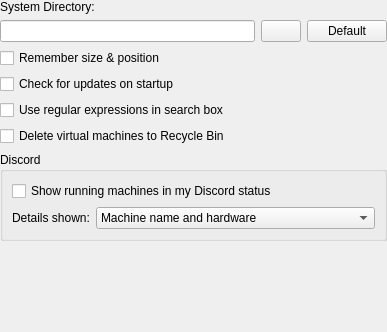
<?xml version="1.0" encoding="UTF-8"?>
<ui version="4.0">
 <class>PreferencesManager</class>
 <widget class="QWidget" name="PreferencesManager">
  <property name="geometry">
   <rect>
    <x>0</x>
    <y>0</y>
    <width>387</width>
    <height>332</height>
   </rect>
  </property>
  <property name="windowTitle">
   <string>Form</string>
  </property>
  <layout class="QVBoxLayout" name="verticalLayout">
   <property name="leftMargin">
    <number>0</number>
   </property>
   <property name="topMargin">
    <number>0</number>
   </property>
   <property name="rightMargin">
    <number>0</number>
   </property>
   <property name="bottomMargin">
    <number>0</number>
   </property>
   <item>
    <widget class="QLabel" name="labelSystemDir">
     <property name="text">
      <string>System Directory:</string>
     </property>
    </widget>
   </item>
   <item>
    <layout class="QHBoxLayout" name="horizontalLayoutSystemDir">
     <item>
      <widget class="QLineEdit" name="systemDirectory">
       <property name="sizePolicy">
        <sizepolicy hsizetype="Expanding" vsizetype="Fixed">
         <horstretch>0</horstretch>
         <verstretch>0</verstretch>
        </sizepolicy>
       </property>
       <property name="readOnly">
        <bool>true</bool>
       </property>
      </widget>
     </item>
     <item>
      <widget class="QPushButton" name="dirSelectButton">
       <property name="sizePolicy">
        <sizepolicy hsizetype="Maximum" vsizetype="Fixed">
         <horstretch>0</horstretch>
         <verstretch>0</verstretch>
        </sizepolicy>
       </property>
       <property name="text">
        <string/>
       </property>
      </widget>
     </item>
     <item>
      <widget class="QPushButton" name="pushButtonDefaultSystemDir">
       <property name="sizePolicy">
        <sizepolicy hsizetype="Minimum" vsizetype="Fixed">
         <horstretch>0</horstretch>
         <verstretch>0</verstretch>
        </sizepolicy>
       </property>
       <property name="text">
        <string>Default</string>
       </property>
      </widget>
     </item>
    </layout>
   </item>
   <item>
    <widget class="QCheckBox" name="rememberSizePositionCheckBox">
     <property name="text">
      <string>Remember size &amp;&amp; position</string>
     </property>
    </widget>
   </item>
   <item>
    <widget class="QCheckBox" name="updateCheckBox">
     <property name="text">
      <string>Check for updates on startup</string>
     </property>
    </widget>
   </item>
   <item>
    <widget class="QCheckBox" name="regexSearchCheckBox">
     <property name="text">
      <string>Use regular expressions in search box</string>
     </property>
    </widget>
   </item>
   <item>
    <widget class="QCheckBox" name="deleteToTrashCheckBox">
     <property name="text">
      <string>Delete virtual machines to Recycle Bin</string>
     </property>
    </widget>
   </item>
   <item>
    <widget class="QGroupBox" name="groupBoxDiscord">
     <property name="title">
      <string>Discord</string>
     </property>
     <layout class="QVBoxLayout" name="verticalLayoutDiscord">
      <item>
       <widget class="QCheckBox" name="discordCheckBox">
        <property name="text">
         <string>Show running machines in my Discord status</string>
        </property>
       </widget>
      </item>
      <item>
       <layout class="QHBoxLayout" name="horizontalLayoutDiscordPrivacy">
        <item>
         <widget class="QLabel" name="labelDiscordPrivacy">
          <property name="text">
           <string>Details shown:</string>
          </property>
          <property name="buddy">
           <cstring>comboBoxDiscordPrivacy</cstring>
          </property>
         </widget>
        </item>
        <item>
         <widget class="QComboBox" name="comboBoxDiscordPrivacy">
          <property name="sizePolicy">
           <sizepolicy hsizetype="Expanding" vsizetype="Fixed">
            <horstretch>0</horstretch>
            <verstretch>0</verstretch>
           </sizepolicy>
          </property>
          <item>
           <property name="text">
            <string>Machine name and hardware</string>
           </property>
          </item>
          <item>
           <property name="text">
            <string>Hardware only</string>
           </property>
          </item>
          <item>
           <property name="text">
            <string>No details</string>
           </property>
          </item>
         </widget>
        </item>
       </layout>
      </item>
     </layout>
    </widget>
   </item>
   <item>
    <spacer name="verticalSpacer">
     <property name="orientation">
      <enum>Qt::Vertical</enum>
     </property>
     <property name="sizeHint" stdset="0">
      <size>
       <width>20</width>
       <height>40</height>
      </size>
     </property>
    </spacer>
   </item>
  </layout>
 </widget>
 <tabstops>
  <tabstop>dirSelectButton</tabstop>
  <tabstop>pushButtonDefaultSystemDir</tabstop>
  <tabstop>rememberSizePositionCheckBox</tabstop>
  <tabstop>updateCheckBox</tabstop>
  <tabstop>regexSearchCheckBox</tabstop>
  <tabstop>deleteToTrashCheckBox</tabstop>
  <tabstop>discordCheckBox</tabstop>
  <tabstop>comboBoxDiscordPrivacy</tabstop>
 </tabstops>
 <resources/>
 <connections/>
</ui>
